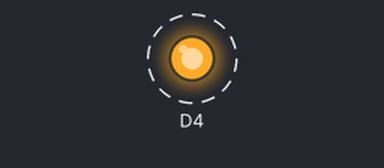
Bench run of a sketch on a simulated ESP8266 (NodeMCU). Shown: output pins drawn as LEDs (lit = HIGH). Dashed ring = blinking. What the sketch prints to the serial monitor is not drawn.

Above: at 1.0 s.
Timing chart, 0 to 5.3 s (numbered marks = the images above):
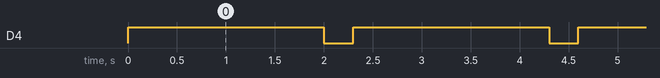

Measured:
- by itself, D4: alternates HIGH for 2.0 s and LOW for 0.30 s

The sketch:

blink.ino
```cpp
#include <Blink.h>

Blink blink(D4);

// the setup function runs once when you press reset or power the board
void setup() {
  Serial.begin(115200);
  Serial.println("\nBlinkVersion 1.0 SeungHyeun Kim");
}

// the loop function runs over and over again forever
void loop() {
   blink.on(2000);
   blink.off(300);
}
```

Blink.cpp
```cpp
#include "Blink.h"
#include "Arduino.h"

Blink::Blink(int pin)
{
  pinMode(pin,OUTPUT);
  _pin=pin;
}
void Blink::on(int d_time)
{
	digitalWrite(_pin, HIGH);
	delay(d_time);
}
void Blink::off(int d_time)
{
	digitalWrite(_pin, LOW);
	delay(d_time);
}
```

Blink.h
```cpp
#ifndef Blinck_h
#define Blinck_h

#include "Arduino.h"

class Blink
{
  public:
    Blink(int pin);
    void on(int d_time);
	void off(int d_time);
    private:
      int _pin;
};
#endif
```
